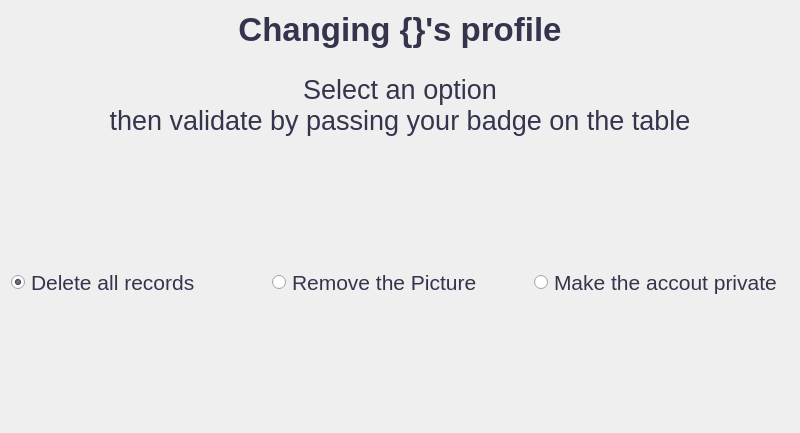
<?xml version="1.0" encoding="UTF-8"?>
<ui version="4.0">
 <class>Dialog</class>
 <widget class="QDialog" name="Dialog">
  <property name="geometry">
   <rect>
    <x>0</x>
    <y>0</y>
    <width>800</width>
    <height>433</height>
   </rect>
  </property>
  <property name="windowTitle">
   <string>Dialog</string>
  </property>
  <property name="styleSheet">
   <string notr="true">color: rgb(52, 53, 77)</string>
  </property>
  <layout class="QVBoxLayout" name="verticalLayout">
   <item>
    <widget class="QLabel" name="lblTitle">
     <property name="font">
      <font>
       <pointsize>25</pointsize>
       <weight>75</weight>
       <bold>true</bold>
      </font>
     </property>
     <property name="text">
      <string>Changing {}'s profile</string>
     </property>
     <property name="alignment">
      <set>Qt::AlignCenter</set>
     </property>
    </widget>
   </item>
   <item>
    <spacer name="verticalSpacer">
     <property name="orientation">
      <enum>Qt::Vertical</enum>
     </property>
     <property name="sizeType">
      <enum>QSizePolicy::Preferred</enum>
     </property>
     <property name="sizeHint" stdset="0">
      <size>
       <width>20</width>
       <height>20</height>
      </size>
     </property>
    </spacer>
   </item>
   <item>
    <widget class="QLabel" name="lblMsg">
     <property name="font">
      <font>
       <pointsize>20</pointsize>
      </font>
     </property>
     <property name="text">
      <string>&lt;html&gt;&lt;head/&gt;&lt;body&gt;&lt;p align=&quot;center&quot;&gt;Select an option&lt;br/&gt;then validate by passing your badge on the table&lt;/p&gt;&lt;/body&gt;&lt;/html&gt;</string>
     </property>
     <property name="alignment">
      <set>Qt::AlignCenter</set>
     </property>
    </widget>
   </item>
   <item>
    <spacer name="verticalSpacer_2">
     <property name="orientation">
      <enum>Qt::Vertical</enum>
     </property>
     <property name="sizeHint" stdset="0">
      <size>
       <width>20</width>
       <height>40</height>
      </size>
     </property>
    </spacer>
   </item>
   <item>
    <layout class="QHBoxLayout" name="horizontalLayout">
     <item>
      <widget class="QRadioButton" name="rbDeleteAll">
       <property name="font">
        <font>
         <pointsize>16</pointsize>
        </font>
       </property>
       <property name="text">
        <string>Delete all records</string>
       </property>
       <property name="checked">
        <bool>true</bool>
       </property>
      </widget>
     </item>
     <item>
      <widget class="QRadioButton" name="rbDeletePicture">
       <property name="font">
        <font>
         <pointsize>16</pointsize>
        </font>
       </property>
       <property name="text">
        <string>Remove the Picture</string>
       </property>
      </widget>
     </item>
     <item>
      <widget class="QRadioButton" name="rbHideAccount">
       <property name="font">
        <font>
         <pointsize>16</pointsize>
        </font>
       </property>
       <property name="text">
        <string>Make the accout private</string>
       </property>
      </widget>
     </item>
    </layout>
   </item>
   <item>
    <spacer name="verticalSpacer_4">
     <property name="orientation">
      <enum>Qt::Vertical</enum>
     </property>
     <property name="sizeHint" stdset="0">
      <size>
       <width>20</width>
       <height>40</height>
      </size>
     </property>
    </spacer>
   </item>
  </layout>
 </widget>
 <tabstops>
  <tabstop>rbDeleteAll</tabstop>
  <tabstop>rbDeletePicture</tabstop>
  <tabstop>rbHideAccount</tabstop>
 </tabstops>
 <resources/>
 <connections/>
</ui>
